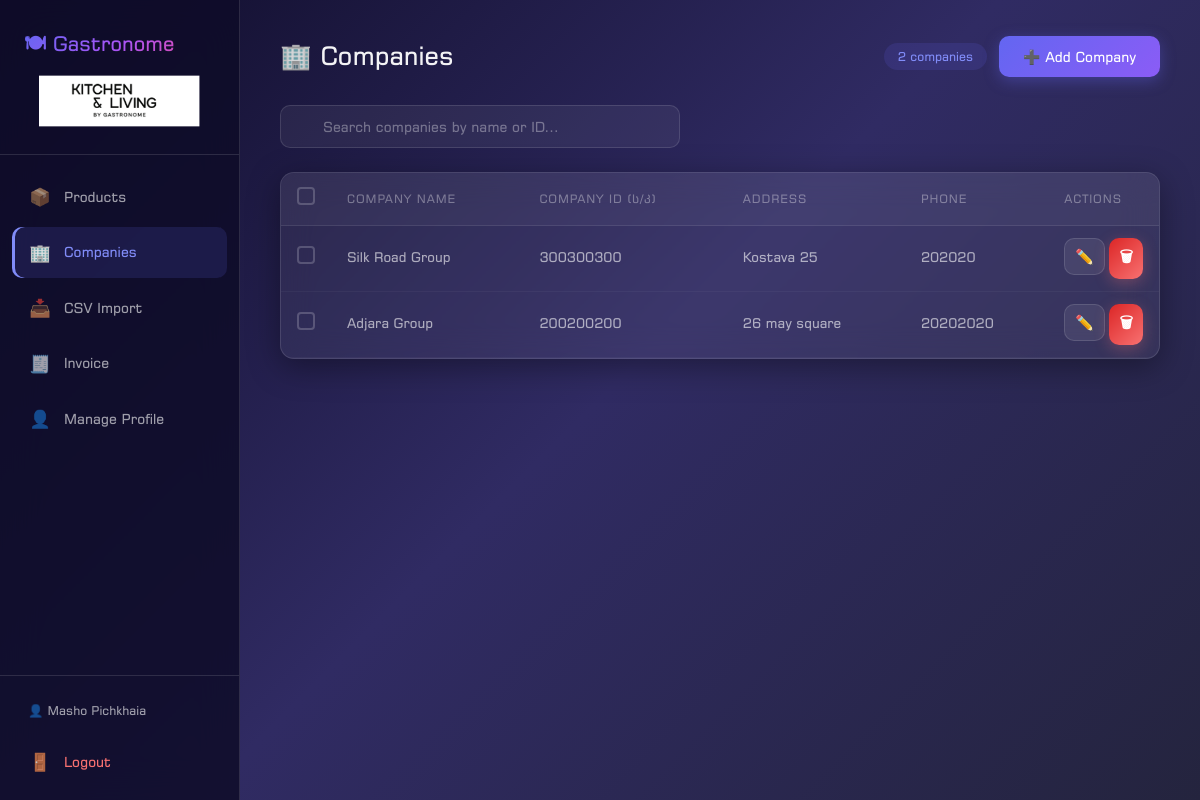
The page /companies.php (signed in) on the database its author committed.
### tables this page shows
CREATE TABLE `companies` (
  `id` int(11) NOT NULL AUTO_INCREMENT,
  `name` varchar(255) NOT NULL,
  `company_id_number` varchar(100) NOT NULL,
  `address` text DEFAULT NULL,
  `phone` varchar(100) DEFAULT NULL,
  `created_at` timestamp NOT NULL DEFAULT current_timestamp(),
  `user_id` int(11) NOT NULL,
  PRIMARY KEY (`id`),
  KEY `fk_companies_user` (`user_id`),
  CONSTRAINT `fk_companies_user` FOREIGN KEY (`user_id`) REFERENCES `users` (`id`) ON DELETE CASCADE
);

### companies.php (the view, shortened to what this page needs)
<?php
$user_id = $_SESSION['user_id'];
$db = getDB();
$stmt = $db->prepare('SELECT * FROM companies WHERE user_id = :user_id ORDER BY created_at DESC');
$stmt->execute([':user_id' => $user_id]);
$companies = $stmt->fetchAll(PDO::FETCH_ASSOC);
require_once __DIR__ . '/includes/header.php';
?>
<div class="page-header">
    <div>
        <h1>🏢 Companies</h1>
    </div>
    <div class="gap-row">
        <span class="badge" id="companyCount">
            <?php echo count($companies); ?> companies
        </span>
        <button class="btn btn-primary" id="addCompanyBtn">➕ Add Company</button>
    </div>
</div>
<div class="search-wrapper" style="margin-bottom: 24px;">
    <input type="text" id="companiesSearch" class="glass-input" placeholder="Search companies by name or ID..."
        autocomplete="off">
</div>
<div class="glass-card">
    <div class="table-wrapper">
        <table class="data-table" id="companiesTable">
            <thead>
                <tr>
                    <th style="width:40px;">
                        <label class="custom-checkbox">
                            <span class="checkmark"></span>
                        </label>
                    </th>
                    <th>Company Name</th>
                    <th>Company ID (ს/კ)</th>
                    <th>Address</th>
                    <th>Phone</th>
                    <th style="width:80px;">Actions</th>
                </tr>
            </thead>
            <tbody id="companiesTableBody">
                <?php if (empty($companies)): ?>
                    <tr id="emptyRow">
                        <td colspan="6">
                            <div class="empty-state">
                                <div class="icon">📭</div>
                                <p>No companies yet. Add one to get started.</p>
                            </div>
                        </td>
                    </tr>
                <?php else: ?>
                    <?php foreach ($companies as $c): ?>
                        <tr data-id="<?php echo $c['id']; ?>">
                            <td>
                                <label class="custom-checkbox">
                                    <span class="checkmark"></span>
                                </label>
                            </td>
                            <td><strong>
                                    <?php echo htmlspecialchars($c['name']); ?>
                                </strong></td>
                            <td class="nowrap">
                                <?php echo htmlspecialchars($c['company_id_number']); ?>
                            </td>
                            <td>
                                <?php echo htmlspecialchars($c['address']); ?>
                            </td>
                            <td>
                                <?php echo htmlspecialchars($c['phone']); ?>
                            </td>
                            <td class="nowrap">
                                <button class="btn btn-icon btn-sm btn-secondary edit-btn" title="Edit"
                                    data-id="<?php echo $c['id']; ?>" data-name="<?php echo htmlspecialchars($c['name']); ?>"
                                    data-company-id="<?php echo htmlspecialchars($c['company_id_number']); ?>"
                                    data-address="<?php echo htmlspecialchars($c['address']); ?>"
                                    data-phone="<?php echo htmlspecialchars($c['phone']); ?>">
                                    ✏️
                                </button>
                                <button class="btn btn-icon btn-sm btn-danger delete-one-btn" title="Delete"
                                    data-id="<?php echo $c['id']; ?>">
                                    🗑
                                </button>
                            </td>
                        </tr>
                    <?php endforeach; ?>
                <?php endif; ?>
            </tbody>
        </table>
    </div>
</div>
</main>
</body>
</html>

### css/style.css (style rules this page uses)
:root { --bg-gradient-start: #0f0c29; --bg-gradient-mid: #302b63; --bg-gradient-end: #24243e; --glass-bg: rgba(255, 255, 255, 0.06); --glass-border: rgba(255, 255, 255, 0.12); --glass-shadow: 0 8px 32px rgba(0, 0, 0, 0.37); --glass-blur: 16px; --text-primary: rgba(255, 255, 255, 0.95); --text-secondary: rgba(255, 255, 255, 0.6); --text-muted: rgba(255, 255, 255, 0.35); --accent: #818cf8; --accent-hover: #6366f1; --accent-glow: rgba(99, 102, 241, 0.4); --success: #34d399; --success-bg: rgba(52, 211, 153, 0.12); --danger: #f87171; --danger-bg: rgba(248, 113, 113, 0.12); --warning: #fbbf24; --warning-bg: rgba(251, 191, 36, 0.12); --radius: 14px; --radius-sm: 10px; --radius-xs: 6px; --sidebar-width: 240px; --transition: all 0.3s cubic-bezier(0.4, 0, 0.2, 1); --font: 'GastroFont', 'Inter', -apple-system, BlinkMacSystemFont, 'Segoe UI', sans-serif; }
*, *::before, *::after { box-sizing: border-box; margin: 0; padding: 0; }
html { font-size: 15px; scroll-behavior: smooth; }
body { font-family: var(--font); color: var(--text-primary); background: linear-gradient(135deg, var(--bg-gradient-start), var(--bg-gradient-mid), var(--bg-gradient-end)); background-attachment: fixed; min-height: 100vh; line-height: 1.6; -webkit-font-smoothing: antialiased; -moz-osx-font-smoothing: grayscale; }
.glass-card { background: var(--glass-bg); backdrop-filter: blur(var(--glass-blur)); -webkit-backdrop-filter: blur(var(--glass-blur)); border: 1px solid var(--glass-border); border-radius: var(--radius); box-shadow: var(--glass-shadow); transition: var(--transition); }
.page-header { display: flex; align-items: center; justify-content: space-between; flex-wrap: wrap; gap: 16px; margin-bottom: 28px; }
.page-header h1 { font-size: 1.7rem; font-weight: 700; color: var(--text-primary); }
.page-header .badge { background: rgba(99, 102, 241, 0.15); color: var(--accent); padding: 4px 14px; border-radius: 20px; font-size: 0.82rem; font-weight: 600; }
.glass-input, .glass-select, .glass-textarea { width: 100%; padding: 12px 16px; background: rgba(255, 255, 255, 0.06); border: 1px solid rgba(255, 255, 255, 0.12); border-radius: var(--radius-sm); color: var(--text-primary); font-family: var(--font); font-size: 0.93rem; outline: none; transition: var(--transition); }
.glass-input::placeholder, .glass-textarea::placeholder { color: var(--text-muted); }
.search-wrapper { position: relative; max-width: 400px; }
.search-wrapper .glass-input { padding-left: 42px; }
.btn { display: inline-flex; align-items: center; justify-content: center; gap: 8px; padding: 12px 24px; border: none; border-radius: var(--radius-sm); font-family: var(--font); font-size: 0.93rem; font-weight: 600; cursor: pointer; transition: var(--transition); text-decoration: none; white-space: nowrap; }
.btn-primary { background: linear-gradient(135deg, #6366f1, #8b5cf6); color: #fff; box-shadow: 0 4px 15px rgba(99, 102, 241, 0.35); }
.btn-secondary { background: rgba(255, 255, 255, 0.08); color: var(--text-primary); border: 1px solid var(--glass-border); }
.btn-danger { background: linear-gradient(135deg, #dc2626, #f87171); color: #fff; box-shadow: 0 4px 15px rgba(248, 113, 113, 0.3); }
.btn-sm { padding: 8px 16px; font-size: 0.82rem; }
.btn-icon { padding: 8px 10px; font-size: 1rem; }
.table-wrapper { overflow-x: auto; border-radius: var(--radius); }
.data-table { width: 100%; border-collapse: collapse; }
.data-table thead th { padding: 14px 16px; text-align: left; font-size: 0.78rem; font-weight: 600; text-transform: uppercase; letter-spacing: 0.08em; color: var(--text-muted); border-bottom: 1px solid var(--glass-border); background: rgba(255, 255, 255, 0.03); white-space: nowrap; }
.data-table tbody tr { transition: var(--transition); }
.data-table td { padding: 12px 16px; font-size: 0.9rem; color: var(--text-secondary); border-bottom: 1px solid rgba(255, 255, 255, 0.04); vertical-align: middle; }
.data-table td.nowrap { white-space: nowrap; }
.gap-row { display: flex; gap: 12px; align-items: center; }
.custom-checkbox { display: inline-flex; align-items: center; cursor: pointer; position: relative; }
.custom-checkbox .checkmark { width: 18px; height: 18px; border: 2px solid rgba(255, 255, 255, 0.2); border-radius: 4px; transition: var(--transition); display: flex; align-items: center; justify-content: center; }

### rows shown on the page
companies: name "Silk Road Group", company_id_number "300300300", address "Kostava 25", phone "202020"
companies: name "Adjara Group", company_id_number "200200200", address "26 may square", phone "20202020"

### other values the page prints
$_SESSION['user_name'] "Masho Pichkhaia"
count($companies) "2"
